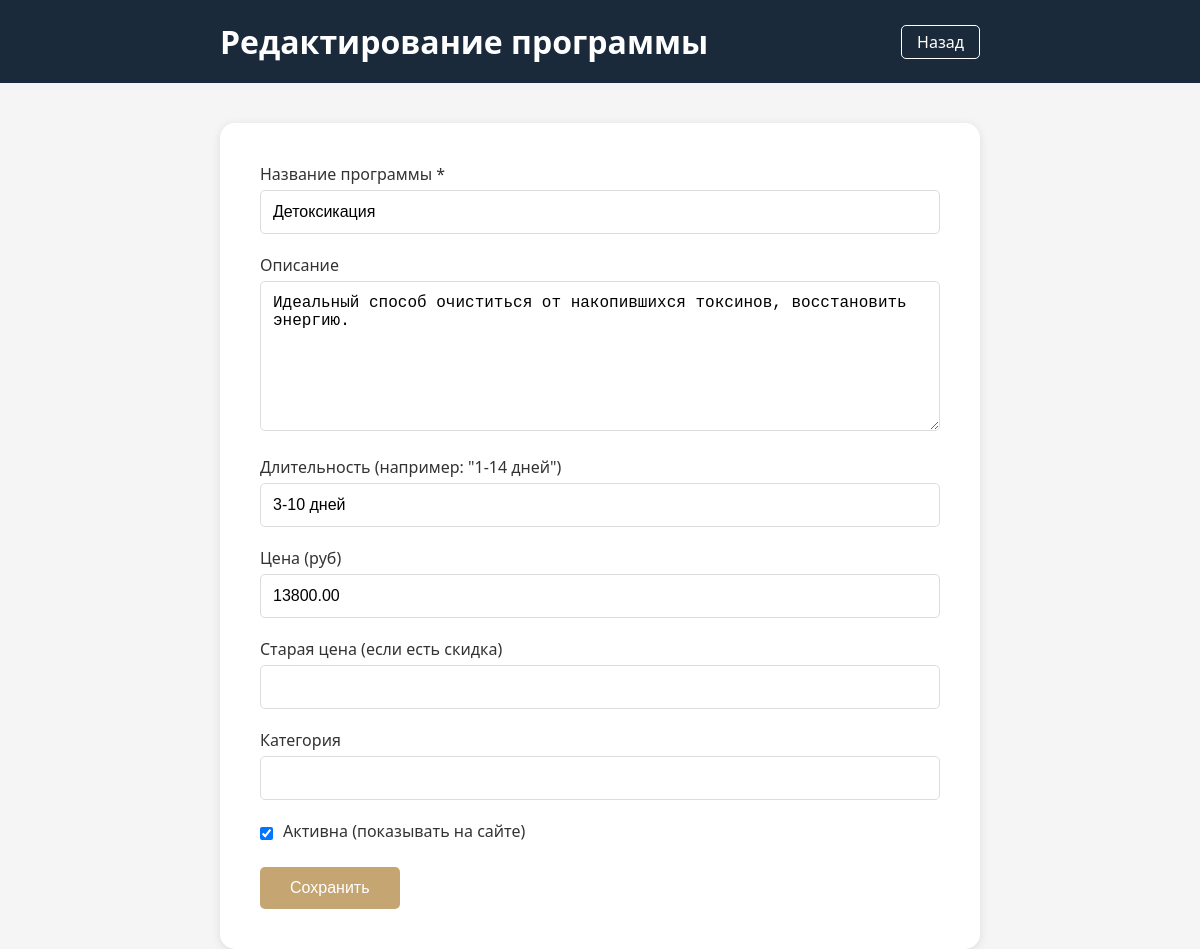
The page /admin_edit_program.php?id=2 (signed in) on the database its author committed.
### tables this page shows
CREATE TABLE `programs` (
  `id` int NOT NULL,
  `title` varchar(255) NOT NULL,
  `description` text,
  `duration` varchar(100) DEFAULT NULL,
  `price` decimal(10,2) DEFAULT NULL,
  `old_price` decimal(10,2) DEFAULT NULL,
  `image` varchar(255) DEFAULT NULL,
  `category` varchar(100) DEFAULT NULL,
  `is_active` tinyint(1) DEFAULT '1',
  `created_at` timestamp NULL DEFAULT CURRENT_TIMESTAMP
);

### admin_edit_program.php (the view, shortened to what this page needs)
<?php
require_once 'db.php';
$id = isset($_GET['id']) ? (int)$_GET['id'] : 0;
$program = null;
if($id) {
    $stmt = $pdo->prepare("SELECT * FROM programs WHERE id = ?");
    $stmt->execute([$id]);
    $program = $stmt->fetch();
}
?>
<!DOCTYPE html>
<html lang="ru">
<head>
</head>
<body>
    <header class="header">
        <div class="container">
            <div class="header-content">
                <h1><?php echo $id ? 'Редактирование' : 'Добавление'; ?> программы</h1>
                <a href="admin.php" class="back-btn">Назад</a>
            </div>
        </div>
    </header>
    <div class="container">
        <div class="form-container">
            <form method="POST">
                <div class="form-group">
                    <label>Название программы *</label>
                    <input type="text" name="title" required value="<?php echo htmlspecialchars($program['title'] ?? ''); ?>">
                </div>
                <div class="form-group">
                    <label>Описание</label>
                    <textarea name="description"><?php echo htmlspecialchars($program['description'] ?? ''); ?></textarea>
                </div>
                <div class="form-group">
                    <label>Длительность (например: "1-14 дней")</label>
                    <input type="text" name="duration" value="<?php echo htmlspecialchars($program['duration'] ?? ''); ?>">
                </div>
                <div class="form-group">
                    <label>Цена (руб)</label>
                    <input type="number" name="price" value="<?php echo $program['price'] ?? ''; ?>">
                </div>
                <div class="form-group">
                    <label>Старая цена (если есть скидка)</label>
                    <input type="number" name="old_price" value="<?php echo $program['old_price'] ?? ''; ?>">
                </div>
                <div class="form-group">
                    <label>Категория</label>
                    <input type="text" name="category" value="<?php echo htmlspecialchars($program['category'] ?? ''); ?>">
                </div>
                <div class="form-group checkbox-group">
                    <input type="checkbox" name="is_active" <?php echo !isset($program) || $program['is_active'] ? 'checked' : ''; ?>>
                    <label>Активна (показывать на сайте)</label>
                </div>
                <button type="submit" name="save" class="btn">Сохранить</button>
            </form>
        </div>
    </div>
</body>
</html>

### admin_edit_program.php (style rules this page uses)
* { margin: 0; padding: 0; box-sizing: border-box; }
body { font-family: 'Segoe UI', Arial, sans-serif; background: #f5f5f5; }
.header { background: #1a2a3a; color: white; padding: 20px 0; }
.container { max-width: 800px; margin: 0 auto; padding: 0 20px; }
.header-content { display: flex; justify-content: space-between; align-items: center; }
.back-btn { color: white; text-decoration: none; padding: 5px 15px; border: 1px solid white; border-radius: 5px; }
.form-container { background: white; padding: 40px; border-radius: 15px; margin-top: 40px; box-shadow: 0 2px 10px rgba(0,0,0,0.1); }
.form-group { margin-bottom: 20px; }
.form-group label { display: block; margin-bottom: 5px; color: #333; font-weight: 500; }
.form-group input, .form-group textarea { width: 100%; padding: 12px; border: 1px solid #ddd; border-radius: 5px; font-size: 16px; }
.form-group textarea { height: 150px; resize: vertical; }
.checkbox-group { display: flex; align-items: center; gap: 10px; }
.checkbox-group input { width: auto; }
.btn { background: #c5a572; color: white; padding: 12px 30px; border: none; border-radius: 5px; font-size: 16px; cursor: pointer; }

### rows shown on the page
programs: title "Детоксикация", description "Идеальный способ очиститься от накопившихся токсинов, восстановить энергию.", duration "3-10 дней", price "13800.00", is_active "☑"
